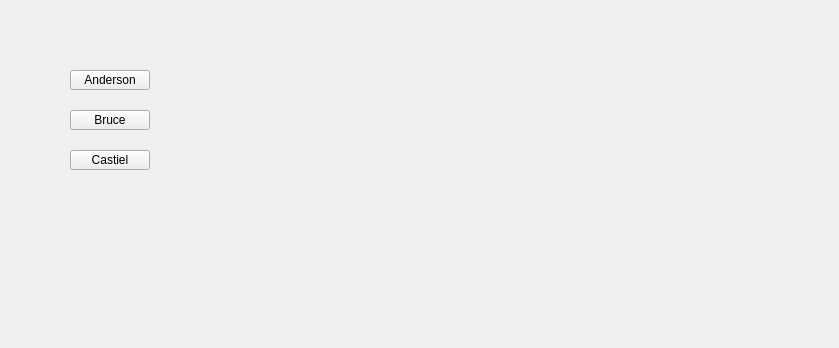
<?xml version="1.0" encoding="UTF-8"?>
<ui version="4.0">
 <class>Widget</class>
 <widget class="QWidget" name="Widget">
  <property name="geometry">
   <rect>
    <x>0</x>
    <y>0</y>
    <width>839</width>
    <height>348</height>
   </rect>
  </property>
  <property name="windowTitle">
   <string>Widget</string>
  </property>
  <widget class="QPushButton" name="pushButtonAnderson">
   <property name="geometry">
    <rect>
     <x>70</x>
     <y>70</y>
     <width>80</width>
     <height>20</height>
    </rect>
   </property>
   <property name="text">
    <string>Anderson</string>
   </property>
  </widget>
  <widget class="QPushButton" name="pushButtonBruce">
   <property name="geometry">
    <rect>
     <x>70</x>
     <y>110</y>
     <width>80</width>
     <height>20</height>
    </rect>
   </property>
   <property name="text">
    <string>Bruce</string>
   </property>
  </widget>
  <widget class="QPushButton" name="pushButtonCastiel">
   <property name="geometry">
    <rect>
     <x>70</x>
     <y>150</y>
     <width>80</width>
     <height>20</height>
    </rect>
   </property>
   <property name="text">
    <string>Castiel</string>
   </property>
  </widget>
 </widget>
 <layoutdefault spacing="6" margin="11"/>
 <resources/>
 <connections/>
</ui>
